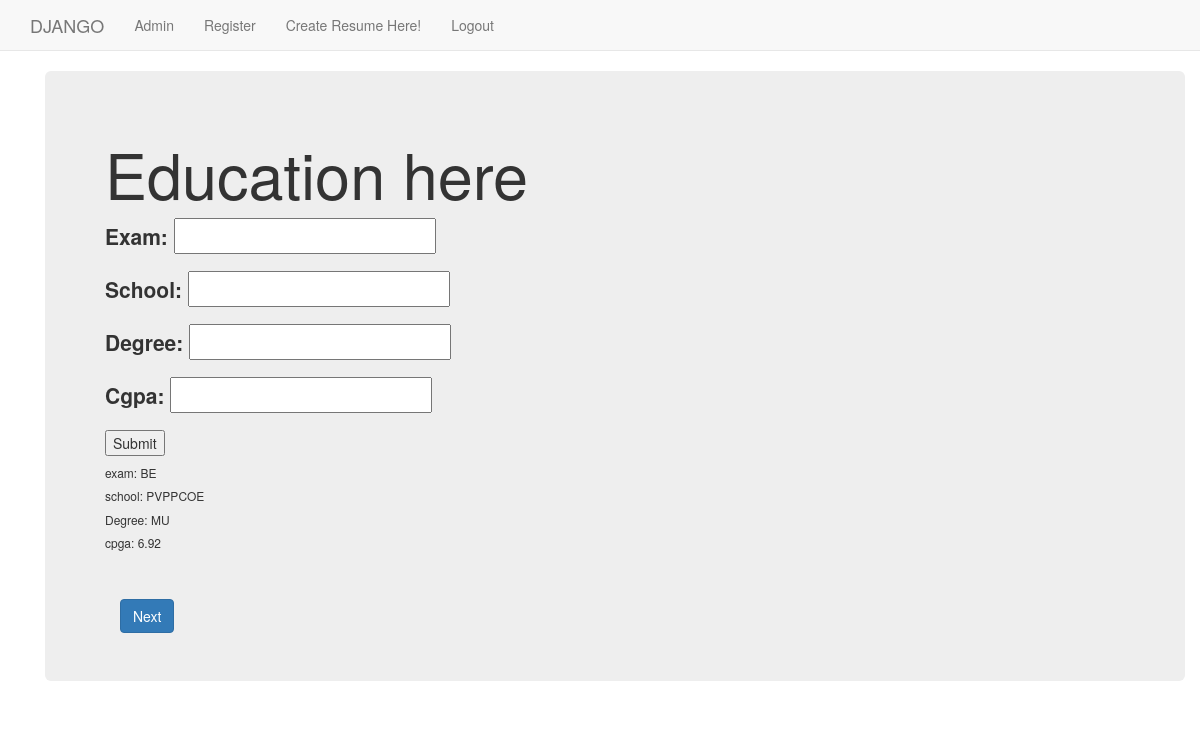
/dappx/education/ (signed in), run on the app's committed database.
### dappx/models.py (models this page shows, shortened)
class Education(models.Model):
    resume = models.ForeignKey(Resume, on_delete=models.CASCADE, blank=True)
    exam = models.CharField(max_length=255, blank=True)
    school = models.CharField(max_length=255, blank=True)
    degree = models.CharField(max_length=255, blank=True)
    cgpa = models.FloatField(null=True, blank=True)
    class Meta:
        verbose_name_plural = "Education"

### dappx/views.py (the view, shortened to what this page needs)
class EducationView(TemplateView):
    template_name = 'dappx/education.html'
    def get(self, request):
        form = EducationForm()
        qs = Education.objects.all()
        args = {'form': form, 'qs': qs}
        return render(request, self.template_name, args)

### dappx/forms.py
class EducationForm(forms.ModelForm):
    exam = forms.CharField()
    class Meta:
        model = Education
        fields = ['exam','school', 'degree','cgpa',]

### templates/dappx/education.html (shortened to what this page needs)
{% extends "dappx/base.html" %}
{% load static %}
{% block body_block %}
<div class="container">
    <div class="jumbotron">
        <h1>Education here</h1>
        <form  method="post">
            {{ form.as_p }}
            <input type="submit" value="Submit">
        </form>
        {% for q in qs %}
        <h6>exam: {{ q.exam }}</h6>
        <h6>school: {{ q.school }}</h6>
        <h6>Degree: {{ q.degree }}</h6>
        <h6>cpga: {{ q.cgpa }}</h6><br>
        {% endfor %}
        <div class="container"><br>
            <a class="btn btn-primary" href="/dappx/project">Next</a>
        </div>
    </div>
</div>
{% endblock %}

### data on the page
Education: exam "BE", school "PVPPCOE", degree "MU", cgpa "6.92"
